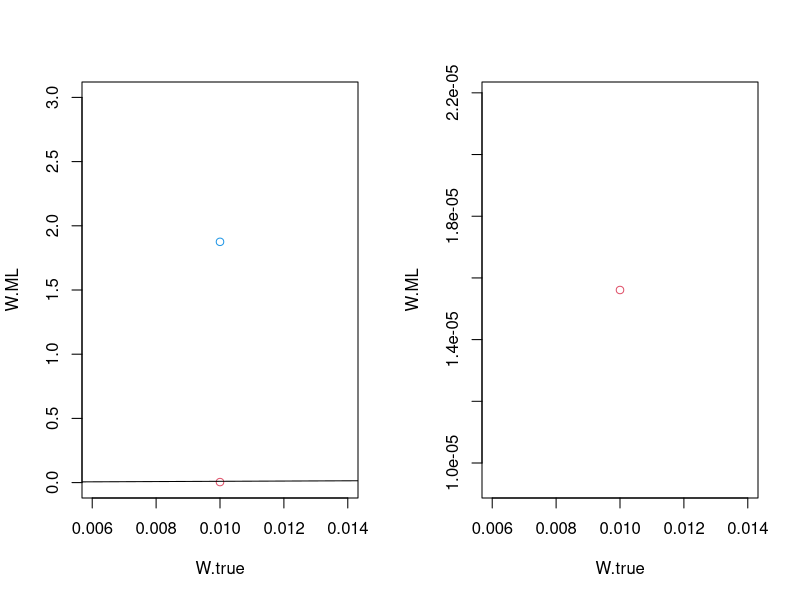
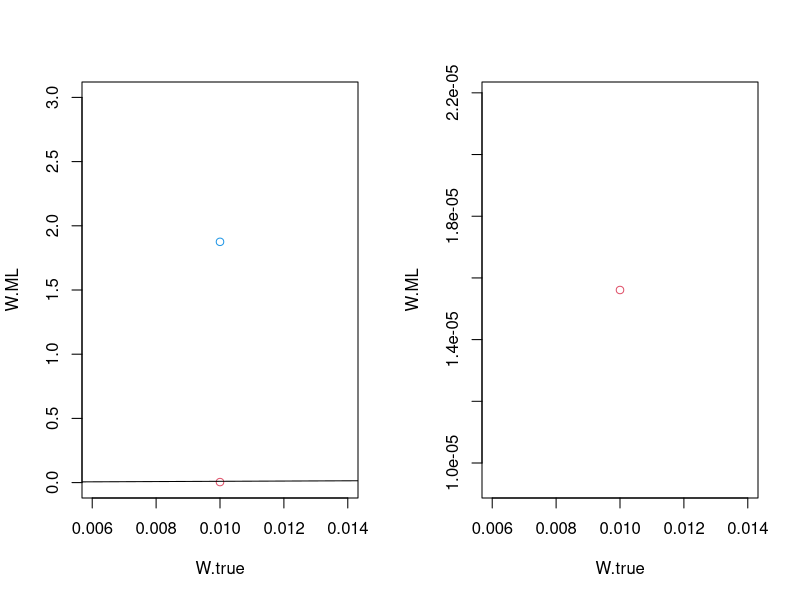
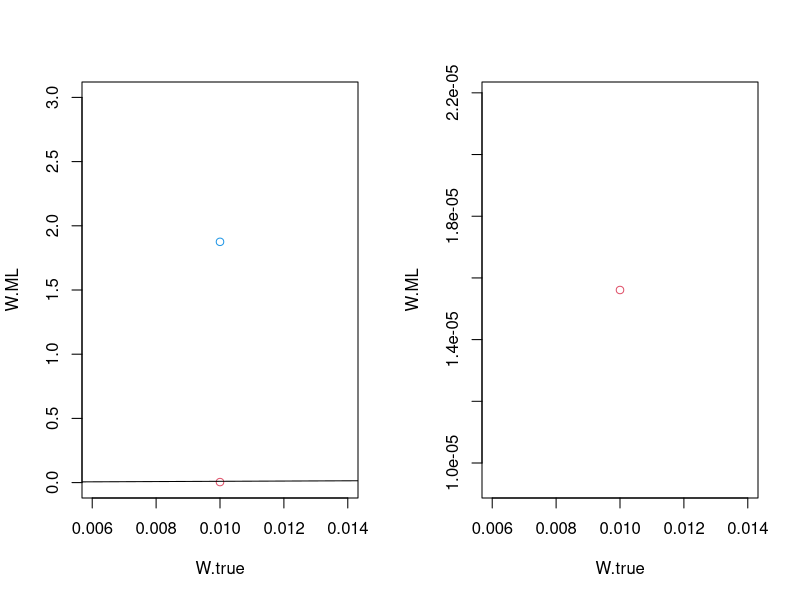

Source code (R) for these figures, in order:


d.true <- read.csv("true_W.txt", header=T)

for( file in c("Wmcmc_Uniform.txt", "Wmcmc_Jeffreys.txt", "Wmcmc_Gamma.txt")) {

	d <- merge(d.true, read.csv("Wmcmc_Gamma.txt", header=T), by=c("subject"))

	par(mfrow=c(1,2))
	plot( aggregate(W.ML     ~ W.true, d, mean), col=2, type="b", ylim=c(0,3))
	lines(aggregate(W.mean   ~ W.true, d, mean), col=4, type="b")
	abline(0,1)

	plot( aggregate(W.ML     ~ W.true, d, var), col=2, type="b")
	lines(aggregate(W.mean   ~ W.true, d, var), col=4, type="b")

}